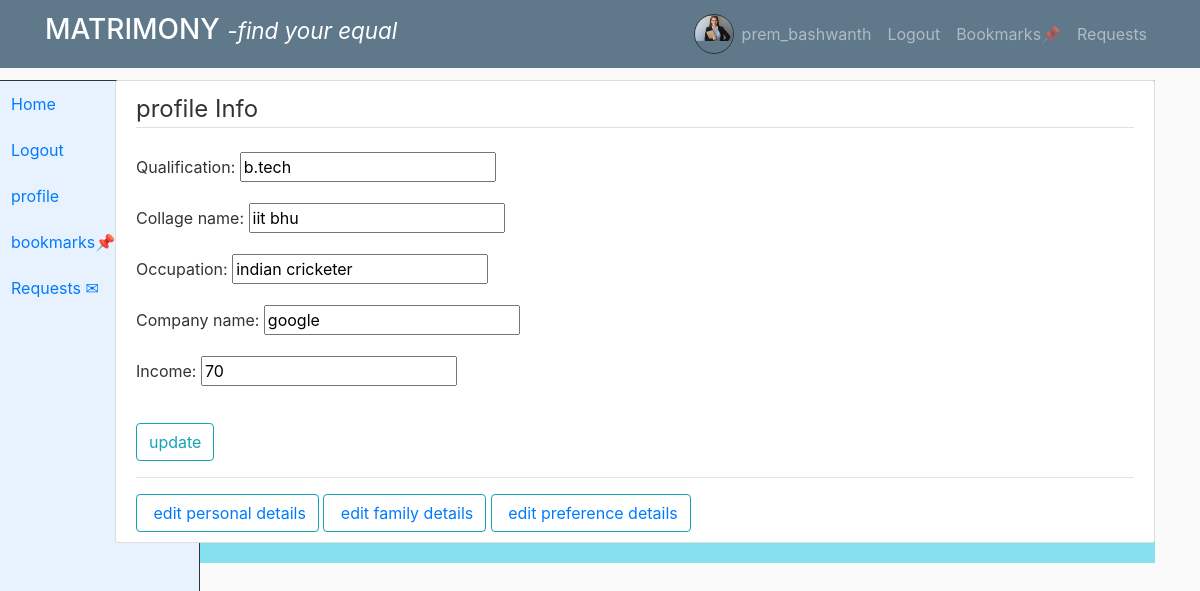
The app's page /updateform2 (signed in) with its own data.
### users/models.py (models this page shows, shortened)
class profile_personal_info(models.Model):
    class Gender(models.TextChoices):
        MALE = 'M', 'Male'
        FEMALE = 'F', 'Female'
    class Diet(models.TextChoices):
        VEG = 'veg', 'Vegetarian'
        NONVEG = 'nonveg', 'Non-Vegetarian'
        EGGTERIAN='eggterian','eggterian'
    class BloodGroup(models.TextChoices):
        A_POSITIVE = 'A+', 'A+'
        A_NEGATIVE = 'A-', 'A-'
        B_POSITIVE = 'B+', 'B+'
        B_NEGATIVE = 'B-', 'B-'
        AB_POSITIVE = 'AB+', 'AB+'
        AB_NEGATIVE = 'AB-', 'AB-'
        O_POSITIVE = 'O+', 'O+'
        O_NEGATIVE = 'O-', 'O-'
    class phd(models.TextChoices):
        NO='none','no'
        YES='yes','yes'
    class Colour(models.TextChoices):
        FAIR = 'fair', 'Fair'
        WHEATISH = 'wheatish', 'Wheatish'
        TANNED = 'tanned', 'Tanned'
        DARK = 'dark', 'Dark'
        BLACK = 'black', 'Black'
        OTHER = 'other', 'Other'
    class MaritalStatus(models.TextChoices):
        NEVERMARRIED = 'Single', 'Single'
        MARRIED = 'Married', 'Married'
        DIVORCED = 'Divorced', 'Divorced'
        WIDOWED = 'Widowed', 'Widowed'
        SEPARATED = 'Separated', 'Separated'
    user=models.OneToOneField(User,on_delete=models.CASCADE)
    profile_id = models.CharField(max_length=10, unique=True, editable=False)
    firstname=models.CharField(max_length=50)
    lastname=models.CharField(max_length=50)
    image_pic=models.ImageField(default='default.jpg',upload_to='profile_pics')
    image1=models.ImageField(default='default.jpg',upload_to='profile_pics')
    image2=models.ImageField(default='default.jpg',upload_to='profile_pics')
    image3=models.ImageField(default='default.jpg',upload_to='profile_pics')
    city=models.CharField(max_length=50)
    state=models.CharField(max_length=50)
    dob = models.DateField()
    height = models.FloatField()
    diet = models.CharField(max_length=15, choices=Diet.choices, default=Diet.VEG)
    gender = models.CharField(max_length=1, choices=Gender.choices)
    weigth=models.IntegerField()
    blood_group = models.CharField(max_length=4, choices=BloodGroup.choices, default=BloodGroup.A_POSITIVE)
    physical_disability=models.CharField(max_length=10,choices=phd.choices,default=phd.NO)
    skin_colour = models.CharField(max_length=10, choices=Colour.choices,default=Colour.FAIR)
    marital_status = models.CharField(max_length=10, choices=MaritalStatus.choices,default=MaritalStatus.NEVERMARRIED)
    created_at = models.DateTimeField(auto_now_add=True)
    phone_number=models.CharField(max_length=13,default='')

class profile_educational_and_career_info(models.Model):
    profile_id=models.OneToOneField(profile_personal_info,on_delete=models.CASCADE)
    qualification=models.CharField(max_length=50)
    collage_name=models.CharField(max_length=50)
    occupation=models.CharField(max_length=50)
    company_name=models.CharField(max_length=50)
    income=models.IntegerField()

### users/views.py (the view)
# urls.py: path('updateform2',user_views.updateform2,name='updateform2'),
@login_required
def updateform2(request):
    if request.method == 'POST':
        form2=profile_updation_form2(request.POST,request.FILES,instance=request.user.profile_personal_info.profile_educational_and_career_info)
        if form2.is_valid():
            form2.save()
            messages.success(request,f'Your account has been Updated!')
            dynamic_url = f'/profile/{request.user.id}'
            return HttpResponseRedirect(dynamic_url)
    else:
        form2=profile_updation_form2(instance=request.user.profile_personal_info.profile_educational_and_career_info)
        context={
            'form2':form2
        }
        return render(request,'users/updateform2.html',context)

### users/forms.py
class profile_updation_form2(forms.ModelForm):
    income = forms.IntegerField(required=True)
    class Meta:
        model =profile_educational_and_career_info
        fields=['qualification','collage_name','occupation','company_name','income']

### users/templates/users/updateform2.html (shortened to what this page needs)
{%extends 'users/base.html' %}
{%block content%}
<div class='content-section'>
    <form method="POST"  >
      <fieldset class="form-group">
        <legend class="border-bottom mb-4">profile Info</legend>
          {{ form2.as_p }}
      </fieldset>
      <div class="form-group">
          <button type="submit" class="btn btn-outline-info"> update </button>
      </div></form>
          <hr>
          <div><button type="button" class="btn btn-outline-info"><a href="{%url 'updateform1'%}">  &nbsp;edit personal details</a></button></span>
          <span><button type="button" class="btn btn-outline-info"><a href="{%url 'updateform3'%}">  &nbsp;edit family details</a></button></span>
          <span><button type="button" class="btn btn-outline-info"><a href="{%url 'updatepreferences'%}">  &nbsp;edit preference details</a></button></span>
  </div>
  {%endblock%}

### users/templates/users/base.html (shortened to what this page needs)
{% load static %}
<!DOCTYPE html>
<html>
<head>
    <link rel="stylesheet" href="https://cdn.jsdelivr.net/npm/bootstrap@4.0.0/dist/css/bootstrap.min.css">
    <link rel="stylesheet" type="text/css" href="{% static 'users/main.css' %}">
</head>
<body>
    {% if user.is_authenticated %}
<nav class="navbar navbar-expand-md navbar-dark bg-steel fixed-top ">
    {% else %}
    <nav class="navbar navbar-expand-md navbar-dark bg-steel fixed-top mycolor1">
    {% endif %}
    <div class="container">
        {% if user.is_authenticated %}
        <a class="navbar-brand "  href="{% url 'home'  %}"><h3 style="color: white;">MATRIMONY <span><small><em>-find your equal</em></small></span></h3></a>
        {% else %}
        <a class="navbar-brand "  href="{% url 'landing'  %}"><h3 style="color: white;">MATRIMONY <span><small><em>-find your equal</em></small></span></h3></a>
            <a class="nav-item nav-link" href="{%url 'about' %}"><h4 style="color: white;">About Us</h4></a>
              {% endif %}
        <div class="navbar-nav ml-auto">
            {% if user.is_authenticated %}
<div id="navbar">
    <div class="profile-picture1" >
        <img  radius='1' src="{{ user.profile_personal_info.image_pic.url}}" alt="{{ user.username }}'s Profile Picture">
    </div>
</div>
            <a class="nav-item nav-link" href="{% url 'profile' user.id %}">{{ user.username }}</a>
            <a class="nav-item nav-link" href="{% url 'logout' %}">Logout</a>
            <a class="nav-item nav-link" href="{% url 'bookmarks' %}">Bookmarks📌</a>
            <a class="nav-item nav-link" href="{% url 'received_requests' %}">Requests</a>
            {% else %}
            <a class="nav-item nav-link" href="{% url 'login' %}"><h5 style="color: white;">Login</h5></a>
            <a class="nav-item nav-link" href="{% url 'register' %}">Register</a>
            {% endif %}
        </div>
    </div>
</nav>
{% if user.is_authenticated %}
<nav id="sidebar" class="mycolor">
  <div class="position-fixed">
      <ul class="list-unstyled components">
        <li class="nav-item">
            <a class="nav-item nav-link" href="{%url 'home' %}">Home</a>
          </li>
          {% if user.is_authenticated %}
          <li class="nav-item">
          <a class="nav-item nav-link" href="{%url 'logout' %}">Logout</a>
        </li>
          <li class="nav-item">
          <a class="nav-item nav-link" href="{%url 'profile' user.id %}">profile</a>
        </li>
          <li class="nav-item">
          <a class="nav-item nav-link" href="{%url 'bookmarks'  %}">bookmarks📌</a>
        </li>
          <li class="nav-item">
          <a class="nav-item nav-link" href="{%url 'received_requests'  %}">Requests ✉</a>
        </li>
          {% endif %}
      </ul>
  </div>
</nav>
{% endif %}
{% if user.is_authenticated %}
<div class="container mt-20">
    <div id="content" class="mycolor">
        <main role="main " >
            <div class="row ">
                <div class="col " >
                    <div >
                    {% block content %}{% endblock %}
                    </div>
        </main>
    </div>
</div>
{% else %}
{% block content1 %}{% endblock %}
{% endif %}

### users/static/users/main.css (style rules this page uses)
body { background: #fafafa; color: #333333; margin-top: 5rem; }
h1, h2, h3, h4, h5, h6 { color: #444444; }
ul { margin: 0; }
.bg-steel { background-color: #5f788a; }
.content-section { background: #ffffff; padding: 10px 20px; border: 1px solid #dddddd; border-radius: 3px; margin-bottom: 20px; }
.mycolor { background-color:#85e1ef; }

### records on screen
profile_educational_and_career_info: qualification "b.tech", collage_name "iit bhu", occupation "indian cricketer", company_name "google", income "70"

### other values on screen
{{ user.username }} "prem_bashwanth"
